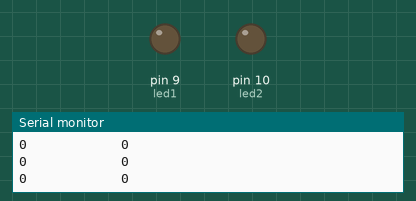
This sketch was run on a simulated Arduino Uno, built with avr-gcc and run on an emulated ATmega328P. Shown: output pins drawn as LEDs (lit = HIGH), the last lines printed to the serial monitor.

Above: at 0.05 s.
At 0.5 s:
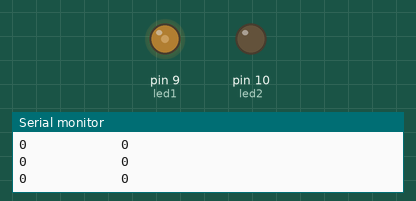
At 0.75 s:
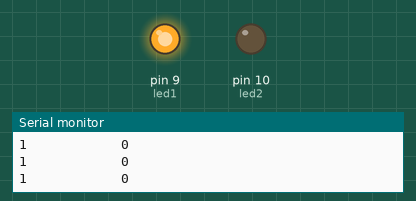
At 1.5 s:
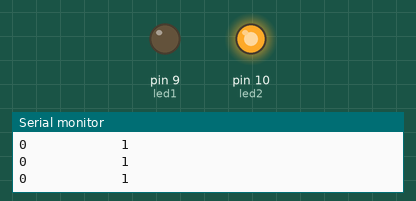
Timing chart, 0 to 3.5 s (numbered marks = the images above):
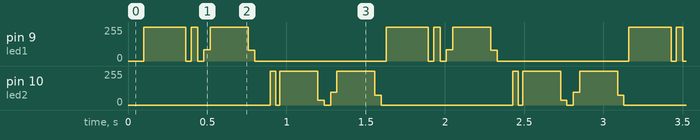

The sketch:

Blinking_pattern.ino
```cpp
/*
  LED Blinking Pattern with Timed Phases - "nhap.ino"
  ---------------------------------------------------
  Description:
  This Arduino sketch controls two LEDs (on pins 9 and 10) in a predefined blinking pattern based on time intervals.
  The pattern alternates the states of LED1 and LED2 using a timing sequence that mimics a Morse-code-like pulse.

  Functionality:
  -------------
  - LED1 and LED2 are turned ON/OFF following a complex sequence of time delays.
  - Each phase waits for a certain amount of milliseconds (e.g., 90ms, 270ms, etc.).
  - After completing the full sequence (~1.4s), the timer resets and repeats.
  - The current states of LED1 and LED2 are printed to the Serial Monitor for debugging.

  Pin Assignment:
  --------------
  - LED1 -> Pin 9
  - LED2 -> Pin 10

  Note:
  -----
  You can connect two LEDs with appropriate resistors to observe the pattern.
*/

byte led1 = 9;                      // LED1 connected to digital pin 9
byte led2 = 10;                     // LED2 connected to digital pin 10
unsigned long timedelay = 0;        // Stores the start time of each cycle

void setup()
{
  Serial.begin(9600);               // Initialize serial communication for debugging
  pinMode(led1, OUTPUT);            // Set pin 9 as output
  pinMode(led2, OUTPUT);            // Set pin 10 as output
  digitalWrite(led1, LOW);          // Turn off both LEDs initially
  digitalWrite(led2, LOW);
}

void loop()
{
  // Phase 1: After 90 ms, LED1 ON, LED2 OFF
  if ((unsigned long)(millis() - timedelay) >= 90) {
    digitalWrite(led1, HIGH);
    digitalWrite(led2, LOW);

    // Phase 2: After total 360 ms, both OFF
    if ((unsigned long)(millis() - timedelay) >= (270 + 90)) {
      digitalWrite(led1, LOW);
      digitalWrite(led2, LOW);

      // Phase 3: After total 450 ms, LED1 ON, LED2 OFF
      if ((unsigned long)(millis() - timedelay) >= (90 + 90 + 270)) {
        digitalWrite(led1, HIGH);
        digitalWrite(led2, LOW);

        // Phase 4: After total 990 ms, both OFF
        if ((unsigned long)(millis() - timedelay) >= (270 + 270 + 90 + 90)) {
          digitalWrite(led1, LOW);
          digitalWrite(led2, LOW);

          // Phase 5: After total 1420 ms, LED2 ON, LED1 OFF
          if ((unsigned long)(millis() - timedelay) >= (90 + 90 + 90 + 270 + 270 + 80)) {
            digitalWrite(led2, HIGH);
            digitalWrite(led1, LOW);

            // Phase 6: After total 1690 ms, both OFF
            if ((unsigned long)(millis() - timedelay) >= (90 + 90 + 90 + 270 + 270 + 80 + 270)) {
              digitalWrite(led2, LOW);
              digitalWrite(led1, LOW);

              // Phase 7: After total 1780 ms, LED2 ON, LED1 OFF
              if ((unsigned long)(millis() - timedelay) >= (90 + 90 + 90 + 270 + 270 + 80 + 270 + 90)) {
                digitalWrite(led2, HIGH);
                digitalWrite(led1, LOW);

                // Phase 8: After total 2150 ms, both OFF and reset timer
                if ((unsigned long)(millis() - timedelay) >= (270 + 90 + 90 + 90 + 270 + 270 + 80 + 270 + 90)) {
                  digitalWrite(led2, LOW);
                  digitalWrite(led1, LOW);
                  timedelay = millis(); // Reset timer to start the sequence again
                }
              }
            }
          }
        }
      }
    }
  }

  // Print current LED states to Serial Monitor
  Serial.print(digitalRead(led1));
  Serial.print("            ");
  Serial.println(digitalRead(led2));
}
```

Measured:
- by itself, pin 9 (led1): repeats every 1.5 s: 0/255 0.03 s, 255/255 0.04 s, 0/255 0.04 s, 86/255 0.04 s, 255/255 0.24 s, 82/255 0.04 s, 0/255 0.83 s, 255/255 0.27 s
- by itself, pin 10 (led2): repeats every 1.5 s: 0/255 0.03 s, 255/255 0.24 s, 35/255 0.04 s, 0/255 0.04 s, 94/255 0.04 s, 254/255 0.24 s, 74/255 0.04 s, 0/255 0.83 s, 255/255 0.03 s
